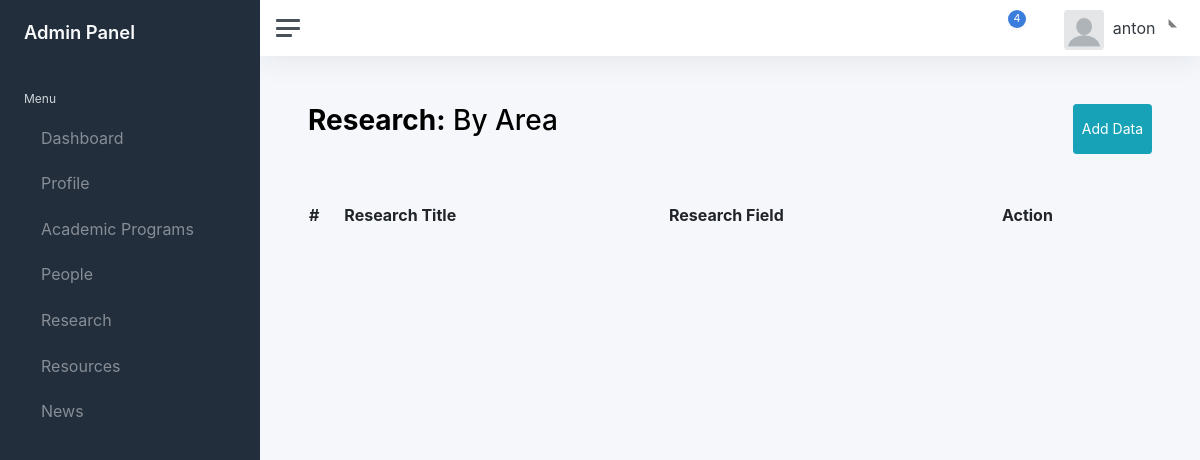
The page /super-admin/research/by-area/ (signed in) on the database as committed earlier.
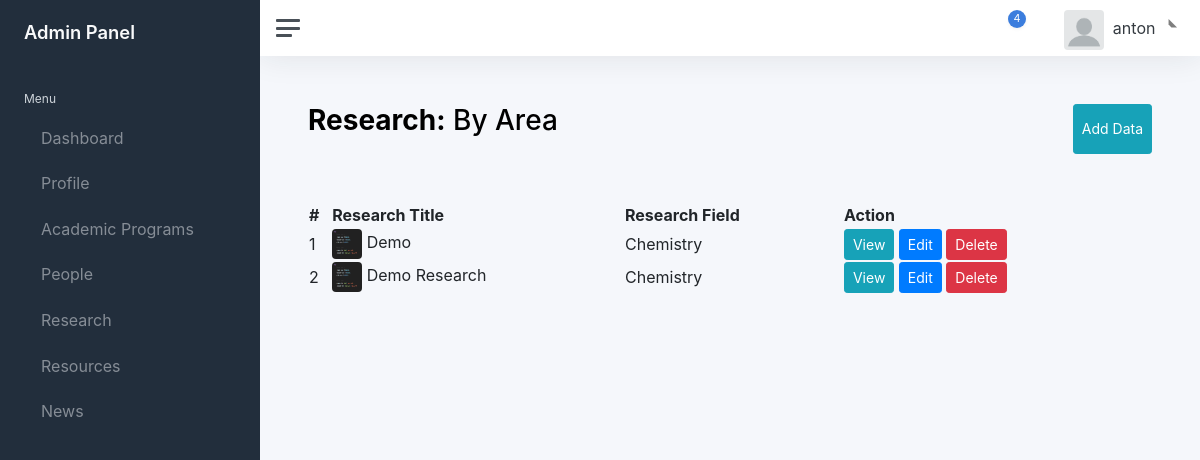
The same page on the database as committed later.
### researchApp/models.py (models this page shows, shortened)
class research_by_area(models.Model):
    research_fields_choice = (
     ("Chemistry","Chemistry"),
     ("Chemical Engineering","Chemical Engineering"),
     ('Biomedical Engineering',"Biomedical Engineering"),
    )
    research_fields = models.TextField(choices=research_fields_choice);
    research_title = models.CharField(max_length=250)
    research_cover = models.ImageField(null=True, blank=True, upload_to="Images/")
    research_description = models.TextField(max_length=250)
    project_include = models.TextField(max_length=250)
    publication_video = models.CharField(max_length=250)
    publication_details = models.TextField(max_length=250)

### researchApp/views.py (the view)
@login_required
def researchByArea(request):
    if request.method == "GET":
        data = research_by_area.objects.all().order_by('research_title')
        return render(request, 'researchApp/researchByarea.html',context={'data':data})

### templates/researchApp/researchByarea.html (shortened to what this page needs)
{% extends "layouts/admin.html" %}
{% load static %}
{% block links %}
<link rel="stylesheet" href="https://cdn.datatables.net/1.12.1/css/jquery.dataTables.min.css">
{% endblock %}
{% block content %}
<main class="content">
	<div class="container-fluid p-0">
		  <div class="d-flex justify-content-between pb-5">
		  	<h1 class="h3 mb-3"><strong>Research:</strong> By Area</h1>
				<button class="btn btn-sm btn-info" data-toggle="modal" data-target="#researchModal">Add Data</button>
		  </div>
      <div>
						<table id="example" class="display" style="width:100%">
				        <thead>
				            <tr>
				                <th>#</th>
				                <th>Research Title</th>
				                <th>Research Field</th>
				                <th>Action</th>
				            </tr>
				        </thead>
				        <tbody>
									{% for value in data%}
				            <tr>
				                <td>{{ forloop.counter }}</td>
				                <td>
													<img src="/media/{{ BASIC_DIR }}/{{value.research_cover}}" alt="" style="height:30px; width:30px; border-radius: 4px; "/>
													{{ value.research_title}}
												</td>
				                <td>{{ value.research_fields}}</td>
				                <td>
													<button class="btn btn-sm btn-info">View</button>
				                	<button class="btn btn-sm btn-primary">Edit</button>
													<button  data-id="{{ value.id }}" data-page="research/by-area" class="btn btn-sm btn-danger del-btn" data-toggle="modal" data-target="#deleteModal">Delete</button>
				                </td>
				            </tr>
										{% endfor %}
				        </tbody>
				    </table>
      </div>
  </div>
</main>
{% endblock %}

Rows that differ between the two databases and show on the page:
added research_by_area: research_cover (picture), research_title "Demo", research_fields "Chemistry"
added research_by_area: research_cover (picture), research_title "Demo Research", research_fields "Chemistry"
